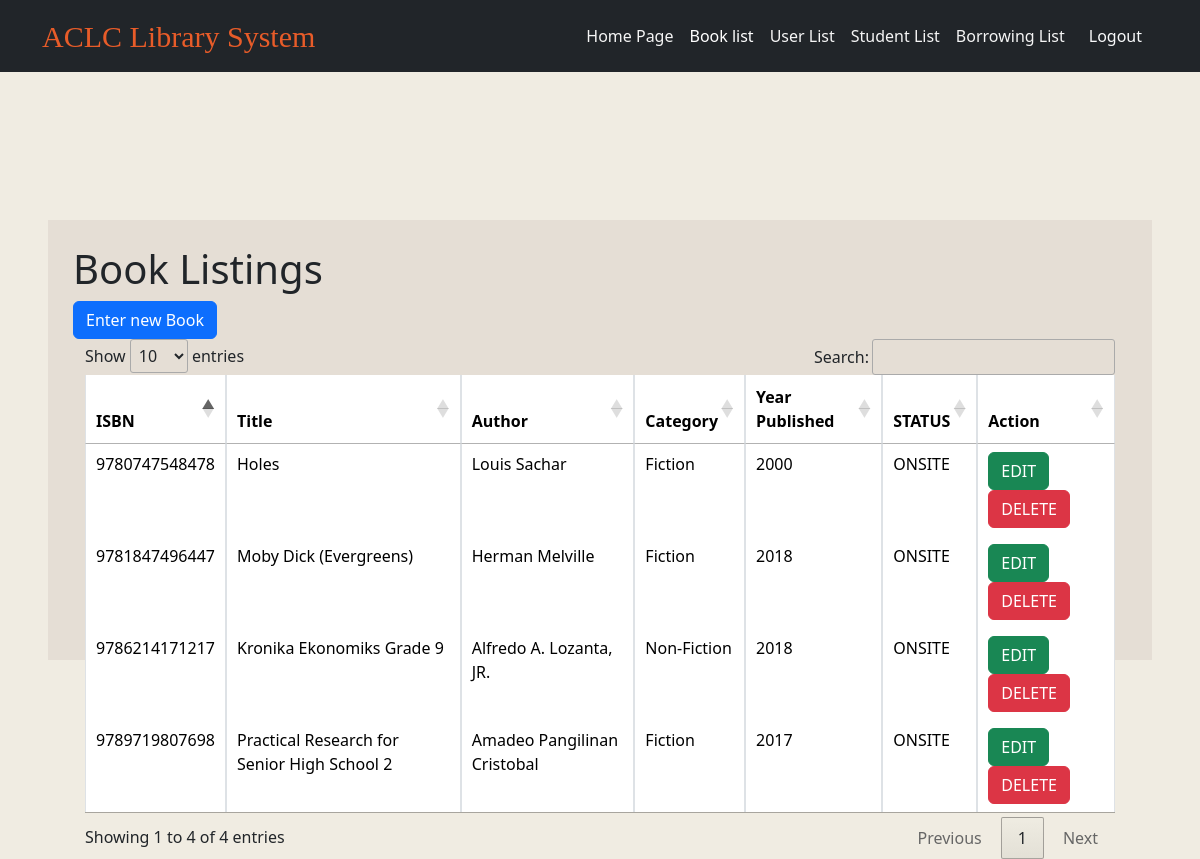
The page /booklisting.php (signed in) on the database as committed earlier.
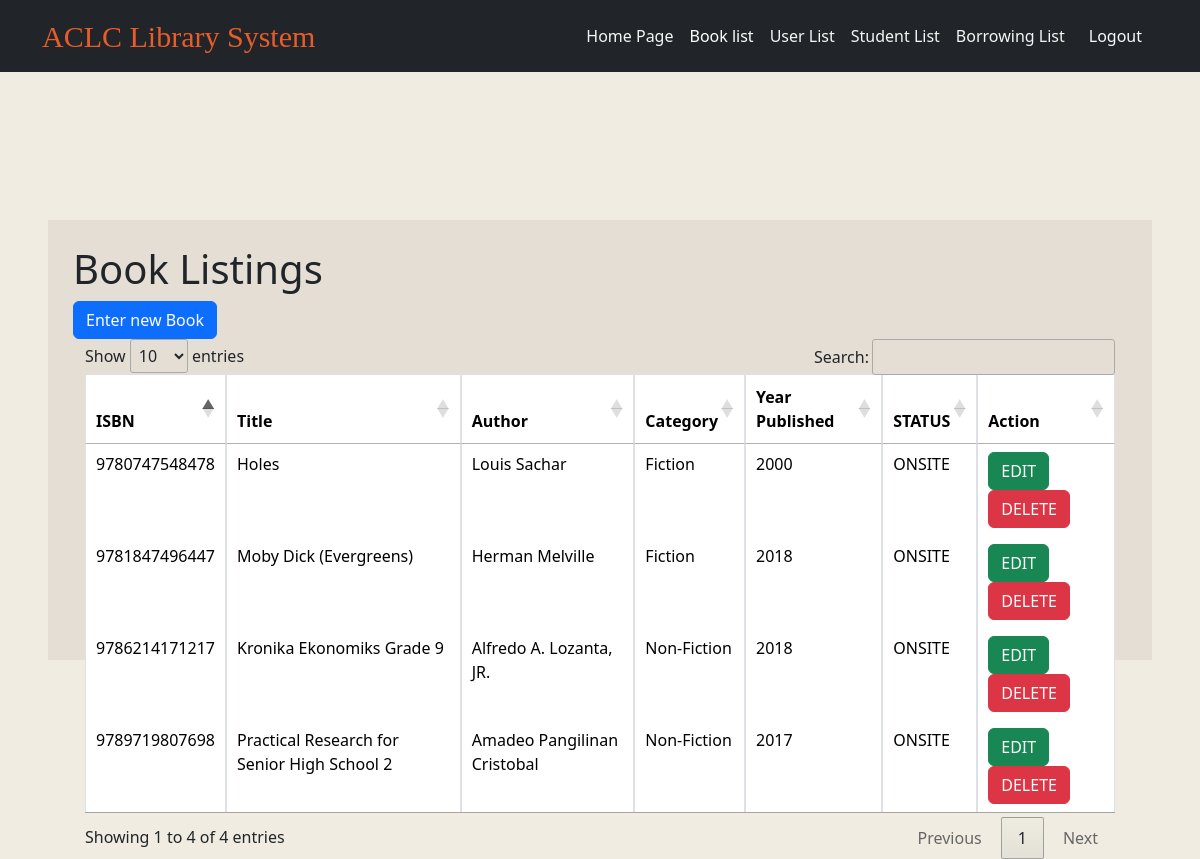
The same page on the database as committed later.
### tables this page shows
CREATE TABLE `booklist` (
  `isbn` varchar(255) NOT NULL,
  `bookname` varchar(255) NOT NULL,
  `author` varchar(255) NOT NULL,
  `category` varchar(255) NOT NULL,
  `yearpublished` int(255) NOT NULL,
  `status` varchar(255) NOT NULL
);

### booklisting.php (the view, shortened to what this page needs)
<!DOCTYPE html>
<html lang="en">
<head>
  <link href="https://cdn.jsdelivr.net/npm/bootstrap@5.3.3/dist/css/bootstrap.min.css" rel="stylesheet">
  <link rel="stylesheet" href="https://cdn.datatables.net/1.13.5/css/jquery.dataTables.min.css" />
  <link rel="stylesheet" href="./css folder/booklisting.css">
</head>
<body style="background-color: #f0ece2;">
  <nav id="navbar" class="navbar navbar-expand-lg bg-dark navbar-dark">
    <div class="container">
      <a href="mainpage.php" class="title navbar-brand">ACLC Library System</a>
      <div class="collapse navbar-collapse" id="navbar">
        <ul class="navbar-nav ms-auto">
          <li class="nav-item">
            <a href="mainpage.php" class="nav-link">Home Page</a>
          </li>
          <li class="nav-item">
            <a href="#" class="nav-link active">Book list</a>
          </li>
          <li class="nav-item">
            <a href="userlist.php" class="nav-link">User List</a>
          </li>
          <li class="nav-item">
            <a href="studentlist.php" class="nav-link">Student List</a>
          </li>
          <li class="nav-item">
            <a href="bookborrowinglist.php" class="nav-link">Borrowing List</a>
          </li>
        </ul>
        <a id="btn" class="nav-item mr-3 nav-link p-3 text-light" href="backend/userlogout.php">Logout</a>
  </nav>
  <section class="text-dark p-5 text-left">
    <div id="container" class="container">
      <div class="d-flex">
        <div>
          <h1>Book Listings</h1>
          <div>
            <button type="button" class="btn btn-primary float-right" data-bs-toggle="modal"    data-bs-target="#insertmodal">Enter new Book</button>
          </div>
          <div class="column">
            <div class="container">
              <table id="myTable" class="table table-bordered">
                <thead class="thead-dark">
                  <tr>
                    <th scope="col">ISBN</th>
                    <th scope="col">Title</th>
                    <th scope="col">Author</th>
                    <th scope="col">Category</th>
                    <th scope="col">Year Published</th>
                    <th scope="col">STATUS</th>
                    <th scope="col">Action</th>
                  </tr>
                </thead>
                <tbody>
                  <?php
                  require('backend/database.php');
                  $query = "SELECT * FROM booklist";
                  $run_query = mysqli_query($conn, $query);
                  if (mysqli_num_rows($run_query) > 0) {
                    foreach ($run_query as $row) {
                  ?>
                      <tr>
                        <td><?= $row['isbn'] ?></td>
                        <td><?= $row['bookname'] ?></td>
                        <td><?= $row['author'] ?></td>
                        <td><?= $row['category'] ?></td>
                        <td><?= $row['yearpublished'] ?></td>
                        <td><?= $row['status'] ?></td>
                        <td>
                          <button type="button" class="btn btn-success editbtn">EDIT</button>
                          <button type="button" class="btn btn-danger deletebtn">DELETE</button>
                        </td>
                      </tr>
                  <?php
                    }
                  }
                  ?>
                </tbody>
              </table>
            </div>
          </div>
        </div>
      </div>
    </div>
  </section>
</body>
</html>

Rows that differ between the two databases and show on the page:
changed booklist "Practical Research for Senior High School 2": category "Fiction" → "Non-Fiction"
